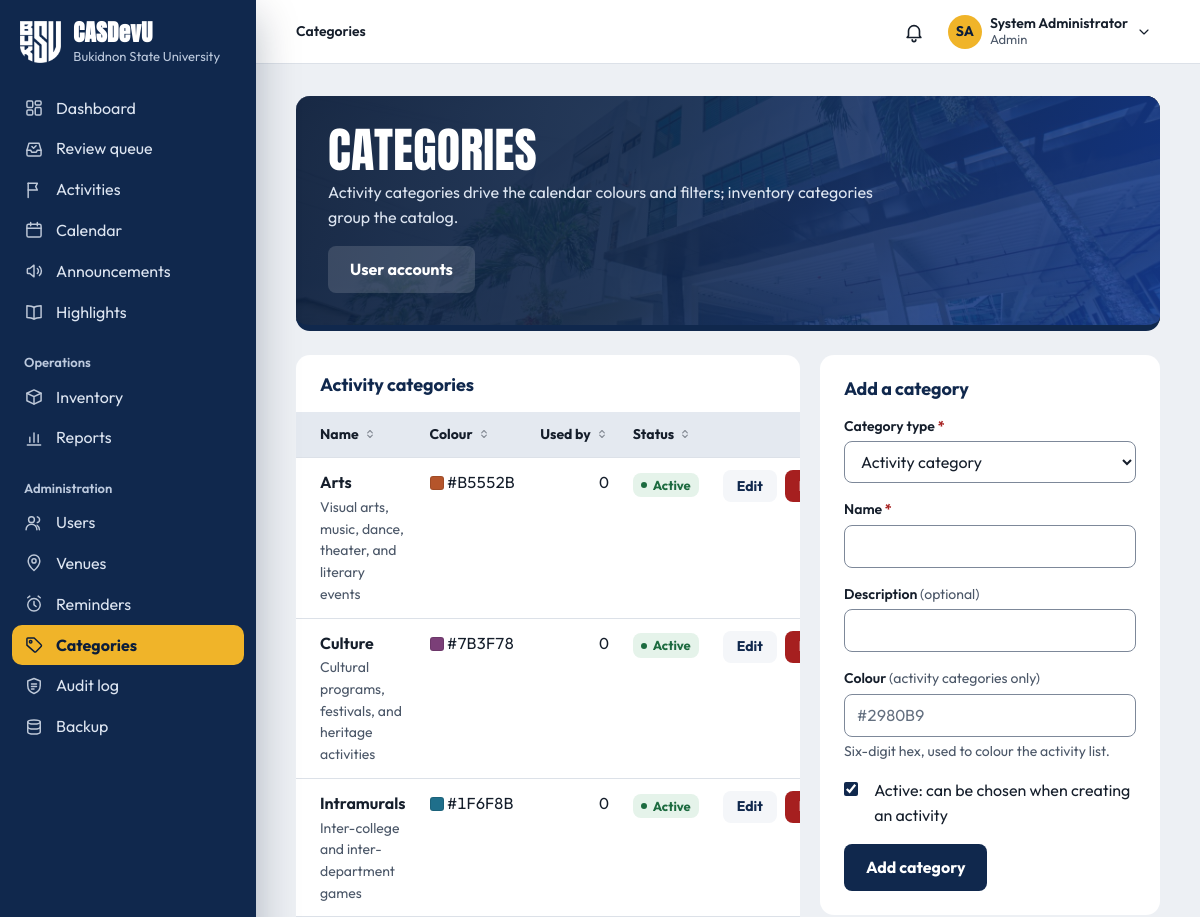
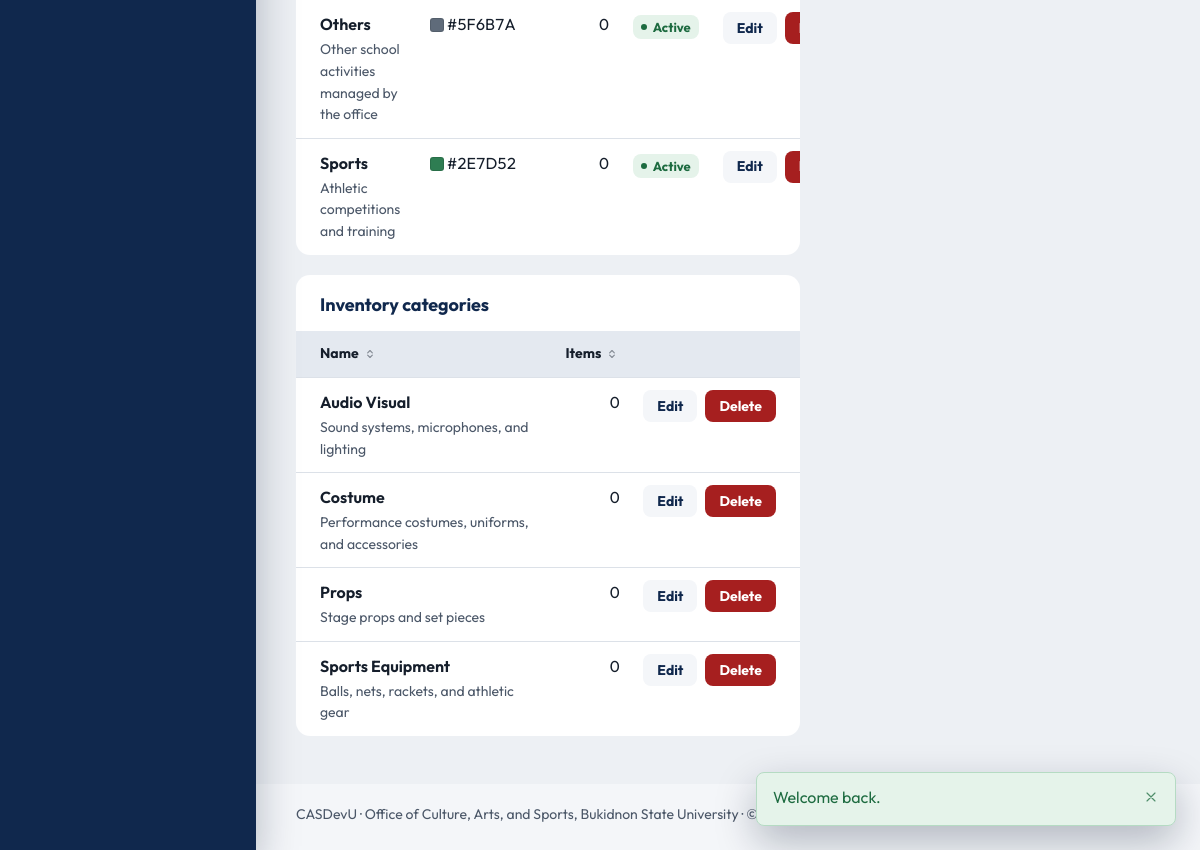
Screenshot of /admin/categories.php (signed in) with the database file from the repository (2 pictures, top to bottom).
### tables this page shows
CREATE TABLE users (
    user_id         INT UNSIGNED AUTO_INCREMENT PRIMARY KEY,
    role_id         TINYINT UNSIGNED NOT NULL,

     
    email           VARCHAR(150) NOT NULL UNIQUE,    
    password_hash   VARCHAR(255) NOT NULL,           
     
    student_number  VARCHAR(30)  NULL UNIQUE,        
    first_name      VARCHAR(80)  NOT NULL,
    middle_name     VARCHAR(80)  NULL,
    last_name       VARCHAR(80)  NOT NULL,
    sex             ENUM('male','female','other') NULL,
    birth_date      DATE         NULL,
    contact_number  VARCHAR(30)  NULL,
    photo_path      VARCHAR(255) NULL,
    id_front_path   VARCHAR(255) NULL,               
    id_back_path    VARCHAR(255) NULL,               

     
    course_id       INT UNSIGNED     NULL,
    year_level_id   TINYINT UNSIGNED NULL,
    section         VARCHAR(20)      NULL,
     
    connection_note VARCHAR(500)     NULL,

     
    status          ENUM('pending','active','inactive','suspended')
                        NOT NULL DEFAULT 'pending',
    last_login_at   DATETIME NULL,
    created_at      TIMESTAMP NOT NULL DEFAULT CURRENT_TIMESTAMP,
    updated_at      TIMESTAMP NOT NULL DEFAULT CURRENT_TIMESTAMP
                        ON UPDATE CURRENT_TIMESTAMP,

    CONSTRAINT fk_users_role       FOREIGN KEY (role_id)       REFERENCES roles(role_id),
    CONSTRAINT fk_users_course     FOREIGN KEY (course_id)     REFERENCES courses(course_id)
                                       ON DELETE SET NULL,
    CONSTRAINT fk_users_year_level FOREIGN KEY (year_level_id) REFERENCES year_levels(year_level_id)
                                       ON DELETE SET NULL,

    INDEX idx_users_role   (role_id),
    INDEX idx_users_status (status),
    INDEX idx_users_name   (last_name, first_name)
);

CREATE TABLE activity_categories (
    category_id     INT UNSIGNED AUTO_INCREMENT PRIMARY KEY,
    name            VARCHAR(80)  NOT NULL UNIQUE,    
    description     VARCHAR(255) NULL,
    color_hex       CHAR(7)      NULL,               
    is_active       TINYINT(1)   NOT NULL DEFAULT 1
);

CREATE TABLE inventory_categories (
    inv_category_id INT UNSIGNED AUTO_INCREMENT PRIMARY KEY,
    name            VARCHAR(80) NOT NULL UNIQUE,     
    description     VARCHAR(255) NULL
);

CREATE TABLE settings (
    setting_key     VARCHAR(80) PRIMARY KEY,
    setting_value   TEXT NULL,
    description     VARCHAR(255) NULL,
    updated_at      TIMESTAMP NOT NULL DEFAULT CURRENT_TIMESTAMP
                        ON UPDATE CURRENT_TIMESTAMP
);

### public/admin/categories.php (the view, shortened to what the rows shown need)
<?php
require_role(['admin']);
$activityCategories = fetch_all(
    'SELECT c.*, (SELECT COUNT(*) FROM activities a WHERE a.category_id = c.category_id) AS usage_count
       FROM activity_categories c ORDER BY c.name'
);
$inventoryCategories = fetch_all(
    'SELECT c.*, (SELECT COUNT(*) FROM inventory_items i
                   WHERE i.inv_category_id = c.inv_category_id) AS usage_count
       FROM inventory_categories c ORDER BY c.name'
);
$editing  = null;
require __DIR__ . '/../../includes/layout/header.php';
?>
<div class="page-head">
    <div>
        <h1>Categories</h1>
    </div>
</div>
<div class="split">
    <div class="stack">
        <section class="card<?= $activityCategories === [] ? '' : ' card-flush' ?>">
            <div class="card-head"><h2>Activity categories</h2></div>
            <?php if ($activityCategories === []): ?>
                <div class="empty">
                    <strong>No activity categories yet</strong>
                    Add one with the form on this page so activities can be classified.
                </div>
            <?php else: ?>
                <div class="table-wrap">
                    <table class="data table-stack" data-sortable>
                        <thead>
                            <tr><th data-sort="text">Name</th><th data-sort="text">Colour</th><th class="num" data-sort="number">Used by</th><th data-sort="text">Status</th><th class="actions"><span class="sr-only">Actions</span></th></tr>
                        </thead>
                        <tbody>
                        <?php foreach ($activityCategories as $category): ?>
                            <tr>
                                <td data-label="Name">
                                    <strong><?= e($category['name']) ?></strong>
                                    <?php if ($category['description']): ?>
                                        <div class="hint"><?= e($category['description']) ?></div>
                                    <?php endif; ?>
                                </td>
                                <td data-label="Colour" class="nowrap">
                                    <?php if ($category['color_hex']): ?>
                                        <span class="swatch" style="background: <?= e($category['color_hex']) ?>"></span>
                                        <?= e($category['color_hex']) ?>
                                    <?php else: ?>
                                        <span class="muted">Not set</span>
                                    <?php endif; ?>
                                </td>
                                <td data-label="Used by" class="num"><?= (int) $category['usage_count'] ?></td>
                                <td data-label="Status"><?= (int) $category['is_active'] === 1
                                        ? '<span class="badge badge-success">Active</span>'
                                        : '<span class="badge badge-muted">Inactive</span>' ?></td>
                                <td data-label="Actions" class="actions">
                                    <div class="btn-row">
                                        <a class="btn btn-outline btn-sm"
                                           href="<?= url('admin/categories.php?kind=activity&edit=' . (int) $category['category_id']) ?>"
                                           aria-label="Edit <?= e($category['name']) ?>">Edit</a>
                                        <?php if ((int) $category['usage_count'] === 0): ?>
                                            <form method="post" class="inline-form"
                                                  onsubmit="return confirm('Delete this category?');">
                                                <button type="submit" class="btn btn-danger btn-sm"
                                                        aria-label="Delete <?= e($category['name']) ?>">Delete</button>
                                            </form>
                                        <?php endif; ?>
                                    </div>
                                </td>
                            </tr>
                        <?php endforeach; ?>
                        </tbody>
                    </table>
                </div>
            <?php endif; ?>
        </section>
        <section class="card<?= $inventoryCategories === [] ? '' : ' card-flush' ?>">
            <div class="card-head"><h2>Inventory categories</h2></div>
            <?php if ($inventoryCategories === []): ?>
                <div class="empty">
                    <strong>No inventory categories yet</strong>
                    Add one with the form on this page to group the inventory catalog.
                </div>
            <?php else: ?>
                <div class="table-wrap">
                    <table class="data table-stack" data-sortable>
                        <thead><tr><th data-sort="text">Name</th><th class="num" data-sort="number">Items</th><th class="actions"><span class="sr-only">Actions</span></th></tr></thead>
                        <tbody>
                        <?php foreach ($inventoryCategories as $category): ?>
                            <tr>
                                <td data-label="Name">
                                    <strong><?= e($category['name']) ?></strong>
                                    <?php if ($category['description']): ?>
                                        <div class="hint"><?= e($category['description']) ?></div>
                                    <?php endif; ?>
                                </td>
                                <td data-label="Items" class="num"><?= (int) $category['usage_count'] ?></td>
                                <td data-label="Actions" class="actions">
                                    <div class="btn-row">
                                        <a class="btn btn-outline btn-sm"
                                           href="<?= url('admin/categories.php?kind=inventory&edit=' . (int) $category['inv_category_id']) ?>"
                                           aria-label="Edit <?= e($category['name']) ?>">Edit</a>
                                        <?php if ((int) $category['usage_count'] === 0): ?>
                                            <form method="post" class="inline-form"
                                                  onsubmit="return confirm('Delete this category?');">
                                                <button type="submit" class="btn btn-danger btn-sm"
                                                        aria-label="Delete <?= e($category['name']) ?>">Delete</button>
                                            </form>
                                        <?php endif; ?>
                                    </div>
                                </td>
                            </tr>
                        <?php endforeach; ?>
                        </tbody>
                    </table>
                </div>
            <?php endif; ?>
        </section>
    </div>
    <section class="card" id="category-form">
        <div class="card-head"><h2><?= $editing ? 'Edit category' : 'Add a category' ?></h2></div>
    </section>
</div>
<?php
require __DIR__ . '/../../includes/layout/footer.php';

### includes/layout/header.php (shortened to what the rows shown need)
<?php
$user         = current_user();
$role         = current_role();
$currentFile  = basename($_SERVER['SCRIPT_NAME']);
$currentDir   = basename(dirname($_SERVER['SCRIPT_NAME']));
$isStudent    = $role === 'student';
$navSection = match (true) {
    in_array($currentDir, ['public', ''], true) && $currentFile === 'index.php'   => 'dashboard',
    in_array($currentDir, ['public', ''], true) && $currentFile === 'review.php'  => 'review',
    $currentFile === 'notifications.php'                        => 'notifications',
    $currentFile === 'profile.php'                              => 'profile',
    $currentFile === 'settings.php'                             => 'settings',
    $currentFile === 'calendar.php'                             => 'calendar',
    $currentDir === 'activities'                                => 'activities',
    $currentDir === 'announcements'                             => 'announcements',
    $currentDir === 'highlights'                                => 'highlights',
    $currentDir === 'inventory' && $isStudent && in_array($currentFile, ['reservations.php', 'borrow.php'], true) => 'borrow-requests',
    $currentDir === 'inventory'                                 => 'inventory',
    $currentDir === 'reports'                                   => 'reports',
    $currentDir === 'admin'                                     => pathinfo($currentFile, PATHINFO_FILENAME),
    $currentDir === 'requirements' && $isStudent                => 'my-requirements',
    $currentDir === 'participation' && $isStudent               => 'my-activities',
    $currentDir === 'participation' || $currentDir === 'requirements' => 'activities',
    default                                                     => '',
};
$sections = [
    'dashboard'       => ['Dashboard', 'index.php'],
    'review'          => ['Review queue', 'review.php'],
    'notifications'   => ['Notifications', 'notifications.php'],
    'profile'         => ['My profile', 'profile.php'],
    'settings'        => ['Settings', 'settings.php'],
    'calendar'        => ['Calendar', 'activities/calendar.php'],
    'activities'      => ['Activities', 'activities/index.php'],
    'announcements'   => ['Announcements', 'announcements/index.php'],
    'highlights'      => ['Highlights', 'highlights/index.php'],
    'inventory'       => [$isStudent ? 'Costumes & equipment' : 'Inventory', 'inventory/index.php'],
    'reports'         => ['Reports', 'reports/index.php'],
    'my-activities'   => ['My activities', 'participation/my-activities.php'],
    'my-requirements' => ['My requirements', 'requirements/mine.php'],
    'borrow-requests' => ['My borrow requests', 'inventory/reservations.php'],
    'users'           => [has_role('admin') ? 'Users' : 'Accounts', 'admin/users.php'],
    'venues'          => ['Venues', 'admin/venues.php'],
    'reminders'       => ['Reminders', 'admin/reminders.php'],
    'categories'      => ['Categories', 'admin/categories.php'],
    'audit'           => ['Audit log', 'admin/audit.php'],
    'backup'          => ['Backup', 'admin/backup.php'],
];
$initials = $user
    ? strtoupper(mb_substr((string) $user['first_name'], 0, 1) . mb_substr((string) $user['last_name'], 0, 1))
    : '';
?>
<!DOCTYPE html>
<html lang="en">
<head>
    <link rel="stylesheet" href="<?= asset('css/style.css') ?>">
</head>
<body>
<div class="app<?= $user ? '' : ' app-public' ?>">
<div class="main">
<?php if ($user): ?>
    <?php
    [$sectionLabel, $sectionHref] = $sections[$navSection] ?? ['', ''];
    $pageLabel  = (string) ($pageTitle ?? '');
    $isSectionHome = $sectionHref !== '' && str_ends_with($_SERVER['SCRIPT_NAME'], '/' . $sectionHref);
    ?>
    <header class="topbar">
        <nav class="breadcrumb" aria-label="Breadcrumb">
            <ol>
                <?php if ($sectionLabel !== '' && !$isSectionHome): ?>
                    <li><a href="<?= url($sectionHref) ?>"><?= e($sectionLabel) ?></a></li>
                    <li aria-current="page"><?= e($pageLabel) ?></li>
                <?php else: ?>
                    <li aria-current="page"><?= e($sectionLabel !== '' ? $sectionLabel : $pageLabel) ?></li>
                <?php endif; ?>
            </ol>
        </nav>
        <div class="topbar-actions">
            <?php require __DIR__ . '/notifications-menu.php'; ?>
            <details class="account-menu" data-menu>
                <summary class="account-trigger" aria-label="Account menu for <?= e(full_name($user)) ?>">
                    <?php if ($userPhotoUrl = user_photo_url($user)): ?>
                        <img class="account-initials" src="<?= e($userPhotoUrl) ?>" alt="" width="34" height="34">
                    <?php else: ?>
                        <span class="account-initials" aria-hidden="true"><?= e($initials) ?></span>
                    <?php endif; ?>
                    <span class="account-text">
                        <span class="account-name"><?= e(full_name($user)) ?></span>
                        <span class="account-role"><?= e(ucfirst((string) $role)) ?></span>
                    </span>
                    <?= icon('chevron-down', 'icon account-chevron') ?>
                </summary>
            </details>
        </div>
    </header>
<?php endif; ?>
<main class="page" id="main" tabindex="-1">

### includes/layout/footer.php
</main>
<footer class="footer">
    <p><?= e(APP_NAME) ?> · <?= e(office_name()) ?>, <?= e(university_name()) ?> · &copy; <?= date('Y') ?></p>
</footer>
</div>
</div>
</body>
</html>

### rows the page displays
users: initials "SA", full_name($user) "System Administrator"
activity_categories: name "Arts", description "Visual arts, music, dance, theater, and literary events", color_hex "#B5552B", usage_count "0", is_active "Active"
activity_categories: name "Culture", description "Cultural programs, festivals, and heritage activities", color_hex "#7B3F78", usage_count "0", is_active "Active"
activity_categories: name "Intramurals", description "Inter-college and inter-department games", color_hex "#1F6F8B", usage_count "0", is_active "Active"
activity_categories: name "Others", description "Other school activities managed by the office", color_hex "#5F6B7A", usage_count "0", is_active "Active"
activity_categories: name "Sports", description "Athletic competitions and training", color_hex "#2E7D52", usage_count "0", is_active "Active"
inventory_categories: name "Audio Visual", description "Sound systems, microphones, and lighting", usage_count "0"
inventory_categories: name "Costume", description "Performance costumes, uniforms, and accessories", usage_count "0"
inventory_categories: name "Props", description "Stage props and set pieces", usage_count "0"
inventory_categories: name "Sports Equipment", description "Balls, nets, rackets, and athletic gear", usage_count "0"
settings: setting_value "Office of Culture, Arts, and Sports"
settings: setting_value "Bukidnon State University"

### other values shown
APP_NAME "CASDevU"
UNIVERSITY "Bukidnon State University"
$label "Dashboard Review queue Activities Calendar Announcements Highlights Inventory Reports Users Venues Reminders Categories Audit log Backup"
$sectionLabel !== '' ? $sectionLabel : $pageLabel "Categories"
$role "Admin"
$flashMessage['message'] "Welcome back."
